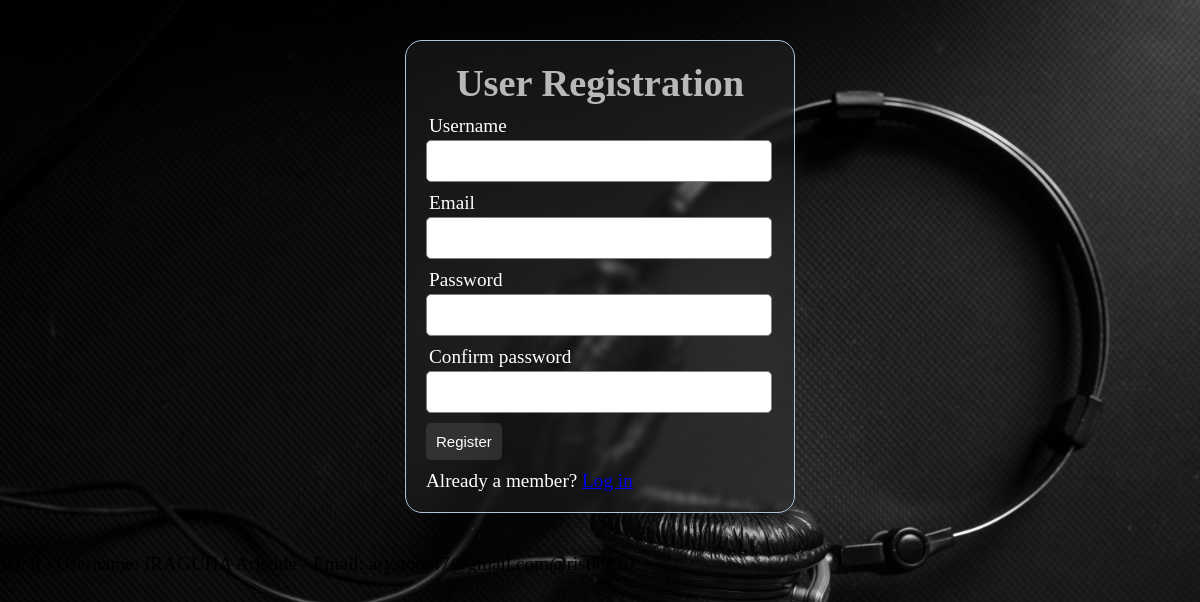
The page /users.php on the database its author committed.
### tables this page shows
CREATE TABLE `users` (
  `user_id` int(50) NOT NULL,
  `username` varchar(50) NOT NULL,
  `email` varchar(50) NOT NULL,
  `passwords` varchar(50) NOT NULL
);

### users.php (the view, shortened to what this page needs)
<!DOCTYPE html>
<html lang="en">
<head>
    <link rel="stylesheet" href="forms.css">
</head>
<body>
    <div class="container">
        <form method="post" action="users.php">
            <h5><center>User Registration</center></h5>
            <div class="input-group">
                <label>Username</label>
                <input type="text" name="username" value="<?php echo isset($username) ? htmlspecialchars($username) : ''; ?>">
            </div>
            <div class="input-group">
                <label>Email</label>
                <input type="email" name="email" value="<?php echo isset($email) ? htmlspecialchars($email) : ''; ?>">
            </div>
            <div class="input-group">
                <label>Password</label>
                <input type="password" name="password">
            </div>
            <div class="input-group">
                <label>Confirm password</label>
                <input type="password" name="confirm_password">
            </div>
            <div class="input-group">
                <button type="submit" class="btn" name="reg_user">Register</button>
            </div>
            <p>
                Already a member? <a href="login.php">Log in</a>
            </p>
        </form>
    </div>
    <?php
    $servername = "localhost";
    $dbusername = "root";
    $dbpassword = "";
    $dbname = "musicstreaming";
    $conn = new mysqli($servername, $dbusername, $dbpassword, $dbname);
    $sql = "SELECT * FROM users";
    $result = $conn->query($sql);
    if ($result->num_rows > 0) {
        while($row = $result->fetch_assoc()) {
            echo "ID: " . $row["user_id"]. " - Username: " . $row["username"]. " - Email: " . $row["email"]. $row["passwords"]. "<br>";
        }
    } else {
        echo "0 results";
    }
    ?>
</body>
</html>

### forms.css (style rules this page uses)
* { margin: 0px; padding: 0px; }
body { font-size: 120%; background: url('images/pexels-daniel-reche-718241-3721941.jpg') no-repeat center center fixed; background-size: cover; }
.container { margin: 20px auto; padding: 20px; border-radius: 10px; overflow: auto; transition: background-color 0.7s ease; }
form, .content { width: 30%; margin: 0px auto; padding: 20px; border: 1px solid #B0C4DE; background: rgba(54, 54, 54, 0.308); backdrop-filter: blur(3px); border-radius:17px ; }
h5 { font-size: 2em; color: rgba(255, 255, 255, 0.7); }
label { color: rgb(255, 255, 255); }
p { color: rgb(255, 255, 255); }
.input-group { margin: 10px 0px 10px 0px; }
.input-group label { display: block; text-align: left; margin: 3px; }
.input-group input { height: 30px; width: 93%; padding: 5px 10px; font-size: 16px; border-radius: 5px; border: 1px solid gray; color: rgb(0, 0, 0); }
.btn { padding: 10px; font-size: 15px; color: rgb(255, 255, 255); background: #4e4e4e77; border: none; border-radius: 5px; cursor: pointer; }

### rows shown on the page
users: username "IRAGUHA Aristide", email "arystoto47@gmail.com", passwords "@ristide30"
